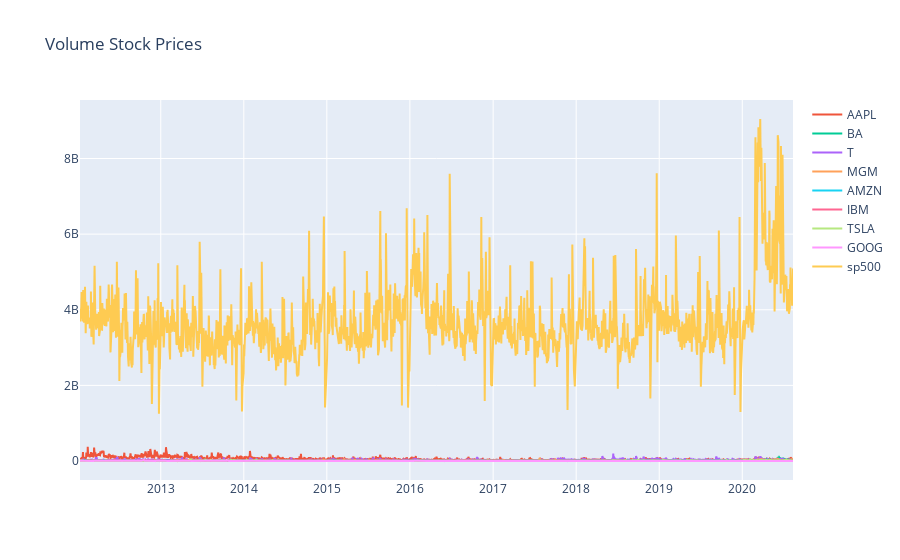

The notebook cell saved with this chart:
### Code cell
# plot interactive chart for volume stocks data
interactive_plot(stock_vol_df, 'Volume Stock Prices')

### Figure 1 — Plotly figure (JSON) as saved in the notebook; plotly's stock layout.template omitted (floating-point values rounded to 4 significant figures; data arrays with more than 128 entries replaced by an {"elided": "..."} marker saying what was removed)
{"data": [{"hovertemplate": "<extra></extra>", "legendgroup": "", "line": {"color": "#636efa", "dash": "solid"}, "marker": {"symbol": "circle"}, "mode": "lines", "name": "", "orientation": "v", "showlegend": false, "type": "scatter", "xaxis": "x", "yaxis": "y"}, {"name": "AAPL", "type": "scatter", "x": {"elided": "2159 str values"}, "y": {"elided": "2159 int values"}}, {"name": "BA", "type": "scatter", "x": {"elided": "2159 str values"}, "y": {"elided": "2159 int values"}}, {"name": "T", "type": "scatter", "x": {"elided": "2159 str values"}, "y": {"elided": "2159 int values"}}, {"name": "MGM", "type": "scatter", "x": {"elided": "2159 str values"}, "y": {"elided": "2159 int values"}}, {"name": "AMZN", "type": "scatter", "x": {"elided": "2159 str values"}, "y": {"elided": "2159 int values"}}, {"name": "IBM", "type": "scatter", "x": {"elided": "2159 str values"}, "y": {"elided": "2159 int values"}}, {"name": "TSLA", "type": "scatter", "x": {"elided": "2159 str values"}, "y": {"elided": "2159 int values"}}, {"name": "GOOG", "type": "scatter", "x": {"elided": "2159 str values"}, "y": {"elided": "2159 int values"}}, {"name": "sp500", "type": "scatter", "x": {"elided": "2159 str values"}, "y": {"elided": "2159 int values"}}], "layout": {"legend": {"tracegroupgap": 0}, "title": {"text": "Volume Stock Prices"}, "xaxis": {"anchor": "y", "domain": [0, 1]}, "yaxis": {"anchor": "x", "domain": [0, 1]}}}
